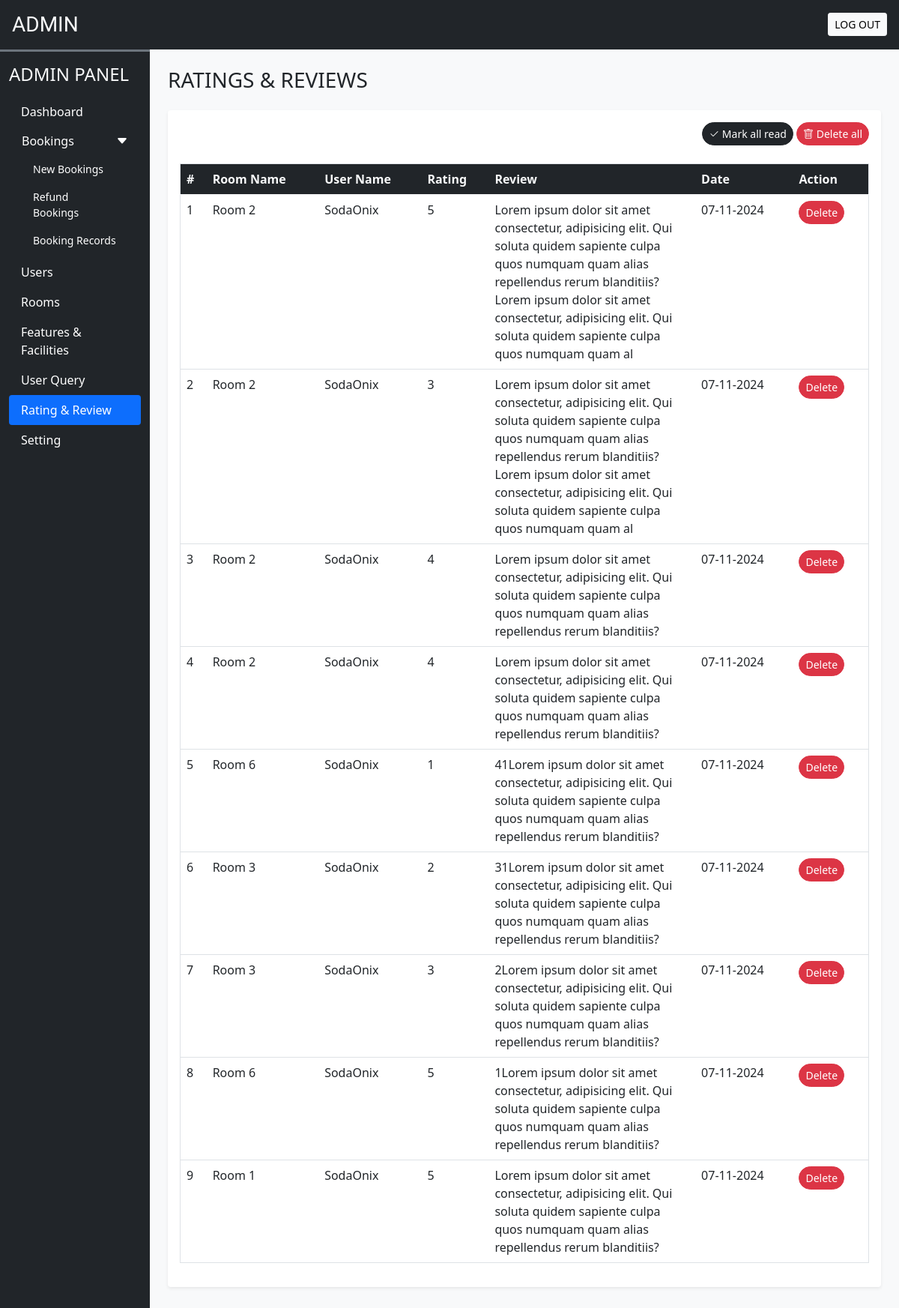
The app's page /Admin/rate_review.php (signed in) with its own data.
### tables this page shows
CREATE TABLE `rating_review` (
  `no` int(11) NOT NULL,
  `booking_id` int(11) NOT NULL,
  `room_id` int(11) NOT NULL,
  `user_id` int(11) NOT NULL,
  `rating` int(11) NOT NULL,
  `review` varchar(255) NOT NULL,
  `seen` int(11) NOT NULL,
  `datentime` datetime NOT NULL DEFAULT current_timestamp()
);

CREATE TABLE `rooms` (
  `id` int(11) NOT NULL,
  `name` varchar(50) NOT NULL,
  `area` int(11) NOT NULL,
  `price` int(11) NOT NULL,
  `quantity` int(11) NOT NULL,
  `adult` int(11) NOT NULL,
  `children` int(11) NOT NULL,
  `description` varchar(255) NOT NULL,
  `status` tinyint(4) NOT NULL DEFAULT 1,
  `removed` tinyint(4) NOT NULL DEFAULT 0
);

CREATE TABLE `taikhoanuser` (
  `id` int(11) NOT NULL,
  `name` varchar(40) NOT NULL,
  `email` varchar(50) NOT NULL,
  `address` varchar(200) NOT NULL,
  `phonenum` varchar(50) NOT NULL,
  `pincode` int(11) NOT NULL,
  `dob` date NOT NULL,
  `profile` varchar(100) NOT NULL,
  `password` varchar(255) NOT NULL,
  `is_verified` tinyint(4) NOT NULL DEFAULT 0,
  `token` varchar(200) DEFAULT NULL,
  `t_expire` date DEFAULT NULL,
  `status` tinyint(4) NOT NULL DEFAULT 1,
  `datentime` datetime NOT NULL DEFAULT current_timestamp()
);

### Admin/rate_review.php (the view, shortened to what this page needs)
<!DOCTYPE html>
<html lang="en">
<head>
    <link rel="stylesheet" href="css/common.css">
    <?php   require("inc/links.php");
            require("inc/scripts.php");?>
</head>
<body class="bg-light">
    <?php
        include("inc/header.php");
    ?>
    <div class="container-fluid" id="main-content">
        <div class="row">
            <div class="col-lg-10 ms-auto p-4 overflow-hidden">
                <h3 class="mb-4">RATINGS & REVIEWS</h3>
                <div class="card border-0 shadow-sm mb-4">
                    <div class="card-body">
                        <div class="text-end mb-4">
                            <a href="?seen=all" class="btn btn-dark rounded-pill shadow-none btn-sm"><i class="bi bi-check2"></i> Mark all read</a>
                            <a href="?del=all" class="btn btn-danger rounded-pill shadow-none btn-sm"><i class="bi bi-trash"></i> Delete all</a>
                        </div>
                        <div class="table-responsive-md">
                            <table class="table table-hover border">
                                <thead>
                                    <tr class="bg-dark text-light">
                                    <th scope="col">#</th>
                                    <th scope="col">Room Name</th>
                                    <th scope="col">User Name</th>
                                    <th scope="col">Rating</th>
                                    <th scope="col" width="30%">Review</th>
                                    <th scope="col">Date</th>
                                    <th scope="col">Action</th>
                                    </tr>
                                </thead>
                                <tbody>
                                    <?php
                                        $sql = "SELECT rr.*, uc.name AS uname, r.name AS rname FROM rating_review rr
                                        INNER JOIN taikhoanuser uc ON rr.user_id = uc.id
                                        INNER JOIN rooms r ON rr.room_id = r.id
                                        ORDER BY no DESC";
                                        $data = mysqli_query($conn, $sql);
                                        $i = 1;
                                        while($row = mysqli_fetch_assoc($data)){
                                            $date = date('d-m-Y', strtotime($row['datentime']));
                                            $seen = '';
                                            $seen.="<a href='?del=$row[no]' class='btn btn-sm rounded-pill btn-danger'>Delete</a>";
                                            echo<<<query
                                                <tr>
                                                    <td>$i</td>
                                                    <td>$row[rname]</td>
                                                    <td>$row[uname]</td>
                                                    <td>$row[rating]</td>
                                                    <td>$row[review]</td>
                                                    <td>$date</td>
                                                    <td>$seen</td>
                                                </tr>
                                            query;
                                            $i++;
                                        }
                                    ?>
                                </tbody>
                            </table>
                        </div>
                    </div>
                </div>
            </div>
        </div>
    </div>
</body>
</html>

### records on screen
rating_review: room.name "Room 2", user.name "SodaOnix", rating "5", review "Lorem ipsum dolor sit amet consectetur, adipisicing elit. Qui soluta quidem sapiente culpa quos numquam quam alias repellendus rerum blanditiis?Lorem ipsum dolor sit amet consectetur, adipisicing elit. Qui soluta quidem sapiente culpa quos numquam quam al", datentime "07-11-2024"
rating_review: room.name "Room 2", user.name "SodaOnix", rating "3", review "Lorem ipsum dolor sit amet consectetur, adipisicing elit. Qui soluta quidem sapiente culpa quos numquam quam alias repellendus rerum blanditiis?Lorem ipsum dolor sit amet consectetur, adipisicing elit. Qui soluta quidem sapiente culpa quos numquam quam al", datentime "07-11-2024"
rating_review: room.name "Room 2", user.name "SodaOnix", rating "4", review "Lorem ipsum dolor sit amet consectetur, adipisicing elit. Qui soluta quidem sapiente culpa quos numquam quam alias repellendus rerum blanditiis?", datentime "07-11-2024"
rating_review: room.name "Room 2", user.name "SodaOnix", rating "4", review "Lorem ipsum dolor sit amet consectetur, adipisicing elit. Qui soluta quidem sapiente culpa quos numquam quam alias repellendus rerum blanditiis?", datentime "07-11-2024"
rating_review: room.name "Room 6", user.name "SodaOnix", rating "1", review "41Lorem ipsum dolor sit amet consectetur, adipisicing elit. Qui soluta quidem sapiente culpa quos numquam quam alias repellendus rerum blanditiis?", datentime "07-11-2024"
rating_review: room.name "Room 3", user.name "SodaOnix", rating "2", review "31Lorem ipsum dolor sit amet consectetur, adipisicing elit. Qui soluta quidem sapiente culpa quos numquam quam alias repellendus rerum blanditiis?", datentime "07-11-2024"
rating_review: room.name "Room 3", user.name "SodaOnix", rating "3", review "2Lorem ipsum dolor sit amet consectetur, adipisicing elit. Qui soluta quidem sapiente culpa quos numquam quam alias repellendus rerum blanditiis?", datentime "07-11-2024"
rating_review: room.name "Room 6", user.name "SodaOnix", rating "5", review "1Lorem ipsum dolor sit amet consectetur, adipisicing elit. Qui soluta quidem sapiente culpa quos numquam quam alias repellendus rerum blanditiis?", datentime "07-11-2024"
rating_review: room.name "Room 1", user.name "SodaOnix", rating "5", review "Lorem ipsum dolor sit amet consectetur, adipisicing elit. Qui soluta quidem sapiente culpa quos numquam quam alias repellendus rerum blanditiis?", datentime "07-11-2024"
